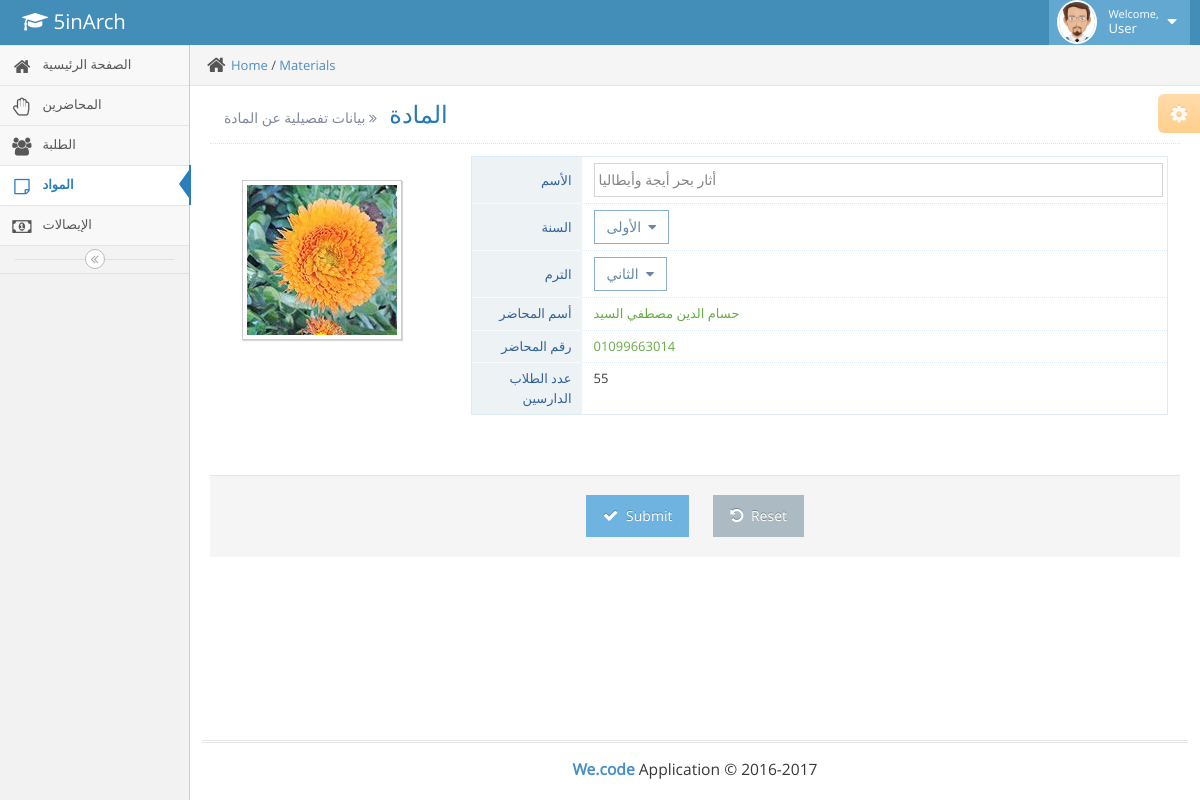
Page /matprofile.php?profileid=5 on the committed database.
### tables this page shows
CREATE TABLE IF NOT EXISTS `material` (
  `matid` int(4) NOT NULL AUTO_INCREMENT,
  `matname` varchar(45) NOT NULL,
  `matyear` varchar(15) NOT NULL,
  `matterm` varchar(15) NOT NULL,
  PRIMARY KEY (`matid`)
);

### matprofile.php (the view, shortened to what this page needs)
<!DOCTYPE html>
<html lang="en">
	<head>
		<link rel="stylesheet" href="assets/css/bootstrap.min.css" />
		<link rel="stylesheet" href="assets/font-awesome/4.5.0/css/font-awesome.min.css" />
		<link rel="stylesheet" href="assets/css/jquery-ui.custom.min.css" />
		<link rel="stylesheet" href="assets/css/chosen.min.css" />
		<link rel="stylesheet" href="assets/css/bootstrap-datepicker3.min.css" />
		<link rel="stylesheet" href="assets/css/bootstrap-timepicker.min.css" />
		<link rel="stylesheet" href="assets/css/daterangepicker.min.css" />
		<link rel="stylesheet" href="assets/css/bootstrap-datetimepicker.min.css" />
		<link rel="stylesheet" href="assets/css/bootstrap-colorpicker.min.css" />
		<link rel="stylesheet" href="assets/css/ace.min.css" class="ace-main-stylesheet" id="main-ace-style" />
		<link rel="stylesheet" href="assets/css/ace-skins.min.css" />
		<link rel="stylesheet" href="assets/css/ace-rtl.min.css" />
	</head>
	<body class="no-skin">
		<div id="navbar" class="navbar navbar-default          ace-save-state">
			<div class="navbar-container ace-save-state" id="navbar-container">
				<div class="navbar-header pull-left">
					<a href="index.php" class="navbar-brand">
						<small>
							<i class="fa fa-graduation-cap"></i>
							5inArch
						</small>
					</a>
				</div>
				<div class="navbar-buttons navbar-header pull-right" role="navigation">
					<ul class="nav ace-nav">
						<li class="light-blue dropdown-modal">
							<a data-toggle="dropdown" href="#" class="dropdown-toggle">
								<img class="nav-user-photo" src="assets/images/avatars/user.jpg" alt="Admin's Photo" />
								<span class="user-info">
									<small>Welcome,</small>
									<?php
										if (isset($_SESSION['authenticate']))
											{
												$authenticate=$_SESSION['authenticate'];
												$username=$_SESSION['username'];
												if($authenticate = "true"):
													echo "Administrator";
												endif;
											}
										else
											{echo "User";};
										?>
								</span>
								<i class="ace-icon fa fa-caret-down"></i>
							</a>
						</li>
					</ul>
				</div>
			</div>
		</div>
		<div class="main-container ace-save-state" id="main-container">
			<div id="sidebar" class="sidebar                  responsive                    ace-save-state">
				<ul class="nav nav-list">
					<li>
						<a href="index.php">
							<i class="menu-icon fa fa-home"></i>
							<span class="menu-text"> الصفحة الرئيسية </span>
						</a>
					</li>
					<li>
						<a href="professors.php">
							<i class="menu-icon fa fa-hand-paper-o"></i>
							<span class="menu-text">المحاضرين </span>
						</a>
					</li>
					<li>
						<a href="students.php">
							<i class="menu-icon fa fa-users"></i>
							<span class="menu-text">الطلبة </span>
						</a>
					</li>
					<li class="active">
						<a href="materials.php">
							<i class="menu-icon fa fa-sticky-note-o"></i>
							<span class="menu-text">المواد </span>
						</a>
					</li>
					<li>
						<a href="receipts.php">
							<i class="menu-icon fa fa-money"></i>
							<span class="menu-text">الإيصالات </span>
						</a>
					</li>
				</ul>
				<div class="sidebar-toggle sidebar-collapse" id="sidebar-collapse">
					<i id="sidebar-toggle-icon" class="ace-icon fa fa-angle-double-left ace-save-state" data-icon1="ace-icon fa fa-angle-double-left" data-icon2="ace-icon fa fa-angle-double-right"></i>
				</div>
			</div>
			<div class="main-content">
				<div class="main-content-inner">
					<div class="breadcrumbs ace-save-state" id="breadcrumbs">
						<ul class="breadcrumb">
							<li>
								<i class="ace-icon fa fa-home home-icon"></i>
								<a href="index.php">Home</a> /
								<a href="Materials.php">Materials</a>
							</li>
						</ul>
					</div>
					<div class="page-content">
						<div class="ace-settings-container" id="ace-settings-container">
							<div class="btn btn-app btn-xs btn-warning ace-settings-btn" id="ace-settings-btn">
								<i class="ace-icon fa fa-cog bigger-130"></i>
							</div>
						</div>
						<div class="page-header">
							<h1>
								 المادة
								<small>
									<i class="ace-icon fa fa-angle-double-right"></i>
									بيانات تفصيلية عن المادة
								</small>
							</h1>
						</div>
						<?php
							require 'assets/redi/sqlcon.php';
								?>
								<?php
								$profileid=$_GET['profileid'];
								$result=mysqli_query($sqlcon, "SELECT * FROM `material` where `matid`=$profileid");
								while($matinfores = mysqli_fetch_assoc($result))
															{
													?>
						<div class="row">
							<div class="col-xs-12">
								<div>
									<div id="user-profile-1" class="user-profile row">
										<div class="col-xs-12 col-sm-3 center">
											<div>
												<div class="space-12"></div>
												<span class="profile-picture">
													<img id="avatar" onerror="this.src='assets/images/gallery/thumb-3.jpg'" src="assets/images/materials/<?php echo $matinfores['matid'] ;?>.jpg" />
												</span>
												<div class="space-4"></div>
											</div>
										</div>
										<div class="col-xs-12 col-sm-9">
										<form method="post" action="assets/redi/editmat.php?profileid=<?php echo $profileid?>">
											<div class="profile-user-info profile-user-info-striped">
												<div class="profile-info-row">
													<div class="profile-info-name"> الأسم </div>
													<div class="profile-info-value">
														<input value="<?php echo $matinfores['matname'] ;?>" type="text" class="form-control" name="matname" >
													</div>
												</div>
												<div class="profile-info-row">
													<div class="profile-info-name"> السنة  </div>
													<div class="profile-info-value">
													</div>
												</div>
												<div class="profile-info-row">
													<div class="profile-info-name">  الترم </div>
													<div class="profile-info-value">
													</div>
												</div>
												<div class="profile-info-row">
													<div class="profile-info-name">أسم المحاضر </div>
													<div class="profile-info-value">
														<?php
														$result=mysqli_query($sqlcon, "SELECT * FROM `prmatall` where `matid`=$profileid");
														while($prmatinfores = mysqli_fetch_assoc($result))
																					{
																				if (!empty($prmatinfores)) {
														?>
														<a class="green" href="prprofile.php?profileid=<?php echo $prmatinfores['prid'] ?>"><?php echo $prmatinfores['prname'] ?></a>
														<?php }};?>
													</div>
												</div>
												<div class="profile-info-row">
													<div class="profile-info-name"> رقم المحاضر  </div>
													<div class="profile-info-value">
														<?php
														$result=mysqli_query($sqlcon, "SELECT * FROM `prmatall` where `matid`=$profileid");
														while($prmatinfores = mysqli_fetch_assoc($result))
																					{
																				if (!empty($prmatinfores)) {
														?>
														<a class="green" href="prprofile.php?profileid=<?php echo $prmatinfores['prid'] ?>"><?php echo $prmatinfores['prmob'] ?></a>
														<?php }};?>
													</div>
												</div>
												<div class="profile-info-row">
													<div class="profile-info-name"> عدد الطلاب الدارسين </div>
													<div class="profile-info-value">
														<span id="age">
															<?php
																$result=mysqli_query($sqlcon, "Select Count(stmatall.matid) as Count From stmatall Where stmatall.matid =$profileid");
																$prmatinfores = mysqli_fetch_assoc($result);
																echo $prmatinfores['Count'];
															?>
														</span>
													</div>
												</div>
												<?php }; ?>
											</div>
											<div class="space-20"></div>
										</div>
									</div>
										<div class="clearfix form-actions">
													<div class="center">
														<button class="btn btn-info"  type="Submit"  name="submit">
															<i class="ace-icon fa fa-check bigger-110"></i>
															Submit
														</button>
														<button class="btn" type="reset" >
															<i class="ace-icon fa fa-undo bigger-110"></i>
															Reset
														</button>
													</div>
												</div>
								</div>
							</div>
						</div>
					</div>
				</div>
			</div>
			<div class="footer">
				<div class="footer-inner">
					<div class="footer-content">
						<span class="bigger-120">
							<span class="blue bolder">We.code</span>
							Application &copy; 2016-2017<? echo $varb;?>
						</span>
					</div>
				</div>
			</div>
		</div>
	</body>
</html>

### rows in the picture
material: matname "أثار بحر أيجة وأيطاليا", prname "حسام الدين مصطفي السيد", prmob "01099663014", Count "55"
